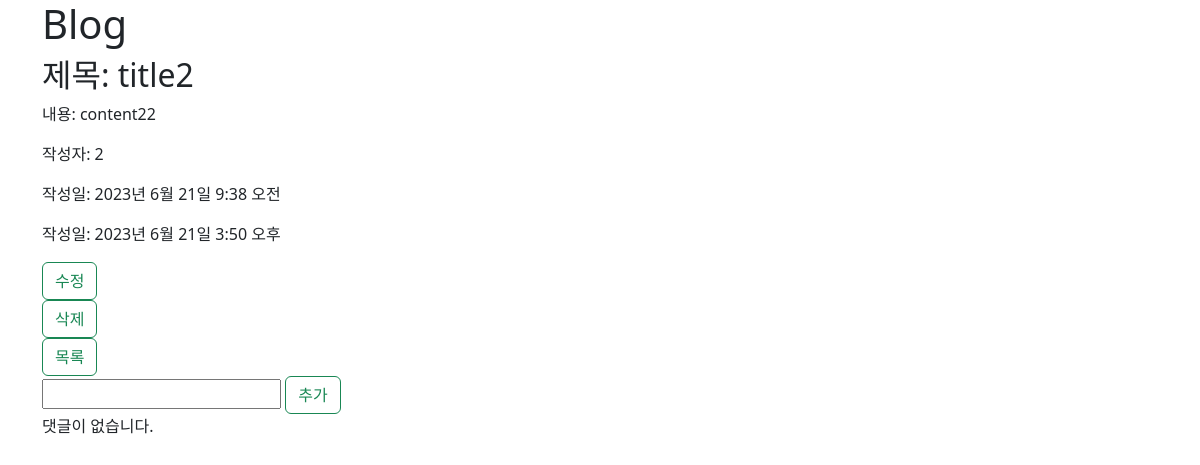
/blog/detail/2/, run on an earlier commit of the app's database.
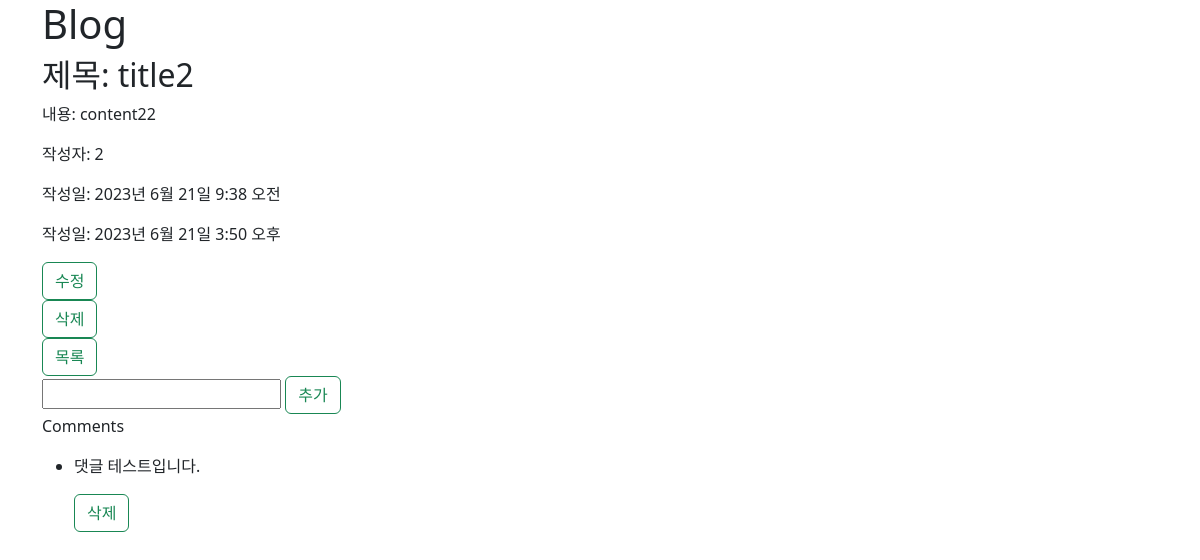
And on a later commit of the database.
### blog/models.py (models this page shows, shortened)
class Comment(models.Model):
    post = models.ForeignKey(Post, on_delete=models.CASCADE)
    content = models.TextField()
    writer = models.CharField(max_length=10)
    created_at = models.DateTimeField(auto_now_add=True)

### blog/views.py (the view)
# urls.py: path("detail/<int:pk>/", DetailView.as_view(), name='detail'),
class DetailView(View):
    def get(self, request, pk):
        post = Post.objects.get(pk=pk)
        comments = Comment.objects.filter(post_id=pk)
        context = {
            'post': post,
            'comments':comments
        }
        return render(request,'blog/post_detail.html', context)

### blog/templates/blog/post_detail.html (shortened to what this page needs)
{% extends 'blog/base.html' %}
{% block content %}
    <h2>제목: {{ post.title }}</h2>
    <p>내용: {{ post.content }}</p>
    <p>작성자: {{ post.writer }}</p>
    <p>작성일: {{ post.created_at }}</p>
    <p>작성일: {{ post.updated_at }}</p>
    <a href="{% url 'blog:edit' pk=post.pk %}" class="btn btn-outline-success">수정</a>
    <form action="{% url 'blog:delete' pk=post.pk %}" method="post">
        <input type="submit" class="btn btn-outline-success" value="삭제"></input>
    </form>
    <a href="{% url 'blog:list' %}" class="btn btn-outline-success">목록</a>
    <form action="{% url 'blog:comment' pk=post.pk %}" method="post">
        <input type="text" name="content" required></input>
        <input type="submit" class="btn btn-outline-success" value="추가"></input>
    </form>
    {% if comments %}
        <p>Comments</p>
        <ul>
        {% for comment in comments %}
            <li>
                <p>{{ comment.content }}</p>
                <form action="{% url 'blog:commentDelete' post_id=post.pk comment_id=comment.pk %}" method="post">
                    <input type="submit" class="btn btn-outline-success" value="삭제"></input>
                </form>
            </li>
        {% endfor %}
        </ul>
    {% else %}
        <p>댓글이 없습니다.</p>
    {% endif %}
{% endblock %}

What changed in the data, as far as the page shows it:
added Comment: content "댓글 테스트입니다."
Also different on the page:
text no longer shown: "댓글이 없습니다."
text now shown: "Comments"
